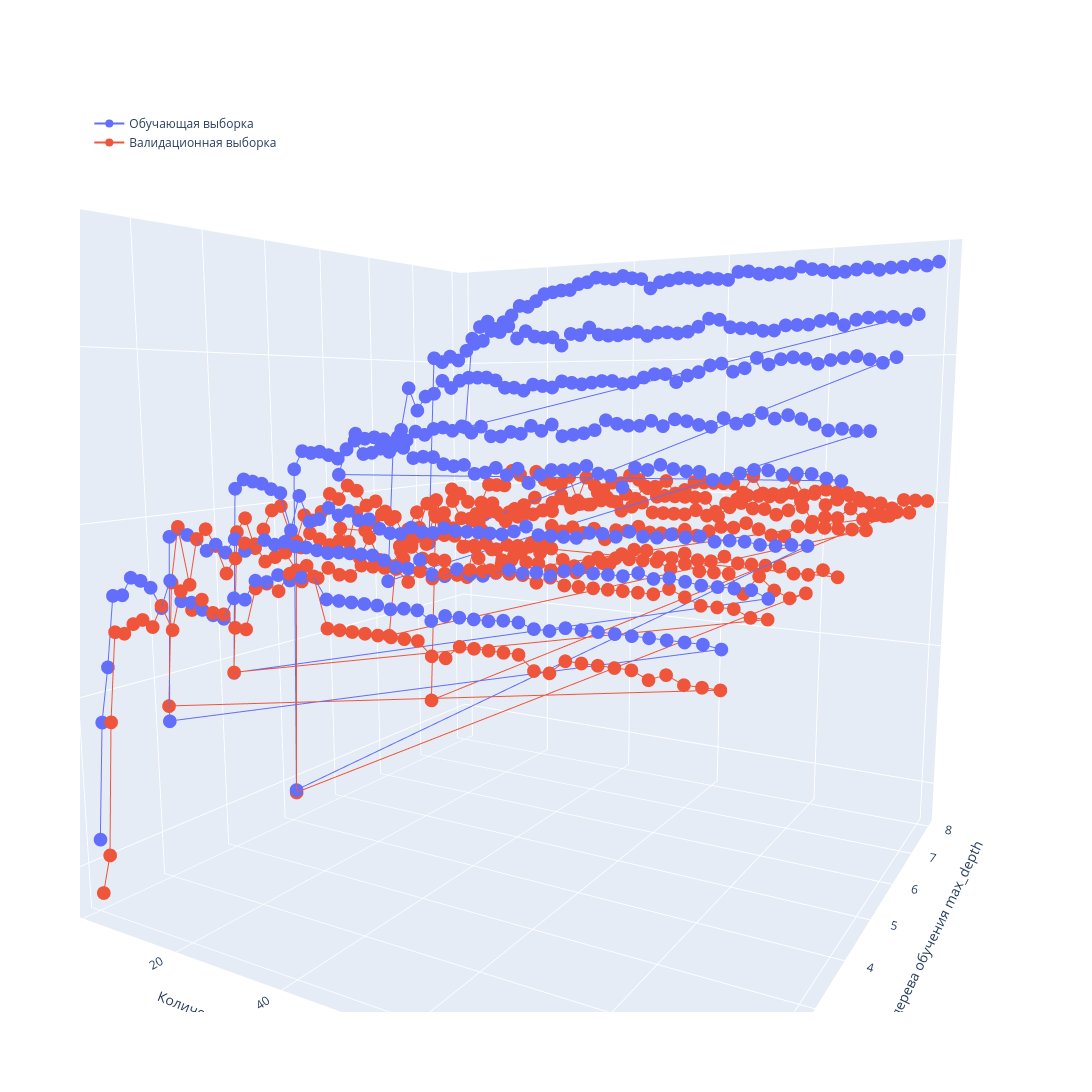

Notebook code for this chart:
### Code cell
x = result_train_ran_for['Количество деревьев в лесу n_estimators']
y = result_train_ran_for['Глубина дерева обучения max_depth']
z1 = result_train_ran_for['accurancy_train_ran_for']
z2 = result_train_ran_for['accurancy_valid_ran_for']

fig = go.Figure()

fig.add_trace(go.Scatter3d(x=x, y=y, z=z1, mode='markers+lines', name='Обучающая выборка'))
fig.add_trace(go.Scatter3d(x=x, y=y, z=z2, mode='markers+lines', name='Валидационная выборка'))

fig.update_layout(scene=dict(
                    xaxis_title='Количество деревьев в лесу n_estimators',
                    yaxis_title='Глубина дерева обучения max_depth',
                    zaxis_title='Величина метрики качества accurancy'),
                  legend=dict(
                    y=0.99,
                    x=0.01),
                  width=1200,
                  height=1200
                 )

fig.show()

### Figure 1 — Plotly figure (JSON) as saved in the notebook; plotly's stock layout.template omitted (floating-point values rounded to 4 significant figures; data arrays with more than 128 entries replaced by an {"elided": "..."} marker saying what was removed)
{"data": [{"mode": "markers+lines", "name": "Обучающая выборка", "type": "scatter3d", "x": {"elided": "400 int values"}, "y": {"elided": "400 int values"}, "z": {"elided": "400 float values"}}, {"mode": "markers+lines", "name": "Валидационная выборка", "type": "scatter3d", "x": {"elided": "400 int values"}, "y": {"elided": "400 int values"}, "z": {"elided": "400 float values"}}], "layout": {"dragmode": "zoom", "height": 1200, "legend": {"x": 0.01, "y": 0.99}, "scene": {"aspectmode": "auto", "aspectratio": {"x": 1, "y": 1, "z": 1}, "camera": {"center": {"x": 0, "y": 0, "z": 0}, "eye": {"x": 0.8484, "y": -1.455, "z": 0.2444}, "projection": {"type": "perspective"}, "up": {"x": 0.007994, "y": -0.005428, "z": 1.0}}, "dragmode": "turntable", "xaxis": {"title": {"text": "Количество деревьев в лесу n_estimators"}, "type": "linear"}, "yaxis": {"title": {"text": "Глубина дерева обучения max_depth"}, "type": "linear"}, "zaxis": {"title": {"text": "Величина метрики качества accurancy"}, "type": "linear"}}, "width": 1200}}
